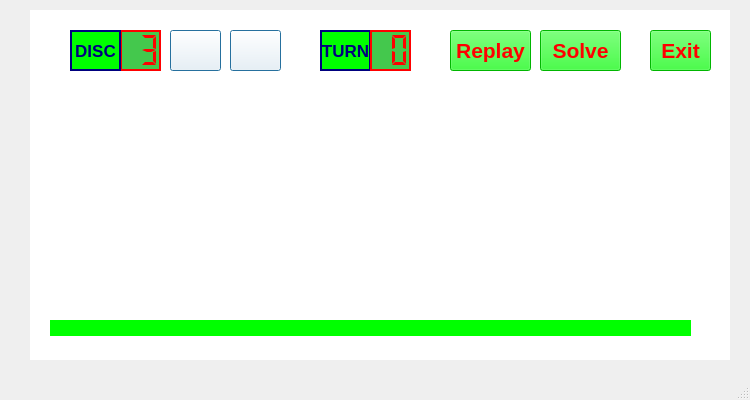
<?xml version="1.0" encoding="UTF-8"?>
<ui version="4.0">
 <class>MainWindow</class>
 <widget class="QMainWindow" name="MainWindow">
  <property name="geometry">
   <rect>
    <x>0</x>
    <y>0</y>
    <width>750</width>
    <height>400</height>
   </rect>
  </property>
  <property name="windowTitle">
   <string>MainWindow</string>
  </property>
  <widget class="QWidget" name="centralwidget">
   <widget class="QWidget" name="widget" native="true">
    <property name="geometry">
     <rect>
      <x>30</x>
      <y>10</y>
      <width>700</width>
      <height>350</height>
     </rect>
    </property>
    <property name="styleSheet">
     <string notr="true">background-color: rgb(255, 255, 255);</string>
    </property>
    <widget class="QPushButton" name="pbtn_replay">
     <property name="geometry">
      <rect>
       <x>420</x>
       <y>20</y>
       <width>81</width>
       <height>41</height>
      </rect>
     </property>
     <property name="font">
      <font>
       <pointsize>16</pointsize>
       <bold>true</bold>
       <strikeout>false</strikeout>
       <kerning>true</kerning>
      </font>
     </property>
     <property name="mouseTracking">
      <bool>false</bool>
     </property>
     <property name="styleSheet">
      <string notr="true">color: rgb(255, 0, 0);
background-color: rgb(0, 255, 0);</string>
     </property>
     <property name="text">
      <string>Replay</string>
     </property>
     <property name="iconSize">
      <size>
       <width>20</width>
       <height>20</height>
      </size>
     </property>
     <property name="autoDefault">
      <bool>false</bool>
     </property>
     <property name="default">
      <bool>false</bool>
     </property>
     <property name="flat">
      <bool>false</bool>
     </property>
    </widget>
    <widget class="QLabel" name="label_5">
     <property name="geometry">
      <rect>
       <x>20</x>
       <y>310</y>
       <width>641</width>
       <height>16</height>
      </rect>
     </property>
     <property name="styleSheet">
      <string notr="true">background-color: rgb(0, 255, 0);</string>
     </property>
     <property name="text">
      <string/>
     </property>
    </widget>
    <widget class="QPushButton" name="pbtn_down">
     <property name="geometry">
      <rect>
       <x>200</x>
       <y>20</y>
       <width>51</width>
       <height>41</height>
      </rect>
     </property>
     <property name="text">
      <string/>
     </property>
     <property name="icon">
      <iconset resource="Resource.qrc">
       <normaloff>:/image/icon/image/icon/down-arrow.png</normaloff>:/image/icon/image/icon/down-arrow.png</iconset>
     </property>
     <property name="iconSize">
      <size>
       <width>24</width>
       <height>24</height>
      </size>
     </property>
     <property name="default">
      <bool>true</bool>
     </property>
     <property name="flat">
      <bool>false</bool>
     </property>
    </widget>
    <widget class="QLCDNumber" name="lcd_Disc">
     <property name="geometry">
      <rect>
       <x>90</x>
       <y>20</y>
       <width>41</width>
       <height>41</height>
      </rect>
     </property>
     <property name="layoutDirection">
      <enum>Qt::LayoutDirection::LeftToRight</enum>
     </property>
     <property name="autoFillBackground">
      <bool>false</bool>
     </property>
     <property name="styleSheet">
      <string notr="true">color: rgb(255, 0, 0);
background-color: rgb(68, 200, 77);</string>
     </property>
     <property name="frameShape">
      <enum>QFrame::Shape::WinPanel</enum>
     </property>
     <property name="frameShadow">
      <enum>QFrame::Shadow::Plain</enum>
     </property>
     <property name="lineWidth">
      <number>7</number>
     </property>
     <property name="midLineWidth">
      <number>1</number>
     </property>
     <property name="smallDecimalPoint">
      <bool>false</bool>
     </property>
     <property name="digitCount">
      <number>2</number>
     </property>
     <property name="segmentStyle">
      <enum>QLCDNumber::SegmentStyle::Flat</enum>
     </property>
     <property name="intValue" stdset="0">
      <number>3</number>
     </property>
    </widget>
    <widget class="QPushButton" name="pbtn_up">
     <property name="geometry">
      <rect>
       <x>140</x>
       <y>20</y>
       <width>51</width>
       <height>41</height>
      </rect>
     </property>
     <property name="font">
      <font>
       <bold>false</bold>
       <strikeout>false</strikeout>
       <kerning>true</kerning>
      </font>
     </property>
     <property name="mouseTracking">
      <bool>false</bool>
     </property>
     <property name="text">
      <string/>
     </property>
     <property name="icon">
      <iconset resource="Resource.qrc">
       <normaloff>:/image/icon/image/icon/up-arrow.png</normaloff>:/image/icon/image/icon/up-arrow.png</iconset>
     </property>
     <property name="iconSize">
      <size>
       <width>24</width>
       <height>24</height>
      </size>
     </property>
     <property name="checkable">
      <bool>false</bool>
     </property>
     <property name="autoDefault">
      <bool>false</bool>
     </property>
     <property name="default">
      <bool>true</bool>
     </property>
     <property name="flat">
      <bool>false</bool>
     </property>
    </widget>
    <widget class="QLabel" name="label_2">
     <property name="geometry">
      <rect>
       <x>290</x>
       <y>20</y>
       <width>51</width>
       <height>41</height>
      </rect>
     </property>
     <property name="font">
      <font>
       <pointsize>13</pointsize>
       <bold>true</bold>
      </font>
     </property>
     <property name="styleSheet">
      <string notr="true">color: rgb(0, 0, 127);
background-color: rgb(0, 255, 0);</string>
     </property>
     <property name="frameShape">
      <enum>QFrame::Shape::WinPanel</enum>
     </property>
     <property name="text">
      <string>TURN</string>
     </property>
     <property name="textFormat">
      <enum>Qt::TextFormat::AutoText</enum>
     </property>
     <property name="alignment">
      <set>Qt::AlignmentFlag::AlignCenter</set>
     </property>
     <property name="wordWrap">
      <bool>false</bool>
     </property>
    </widget>
    <widget class="QLCDNumber" name="lcd_turn">
     <property name="geometry">
      <rect>
       <x>340</x>
       <y>20</y>
       <width>41</width>
       <height>41</height>
      </rect>
     </property>
     <property name="layoutDirection">
      <enum>Qt::LayoutDirection::LeftToRight</enum>
     </property>
     <property name="autoFillBackground">
      <bool>false</bool>
     </property>
     <property name="styleSheet">
      <string notr="true">color: rgb(255, 0, 0);
background-color: rgb(68, 200, 77);</string>
     </property>
     <property name="frameShape">
      <enum>QFrame::Shape::WinPanel</enum>
     </property>
     <property name="frameShadow">
      <enum>QFrame::Shadow::Plain</enum>
     </property>
     <property name="lineWidth">
      <number>7</number>
     </property>
     <property name="midLineWidth">
      <number>1</number>
     </property>
     <property name="smallDecimalPoint">
      <bool>false</bool>
     </property>
     <property name="digitCount">
      <number>2</number>
     </property>
     <property name="segmentStyle">
      <enum>QLCDNumber::SegmentStyle::Flat</enum>
     </property>
     <property name="intValue" stdset="0">
      <number>0</number>
     </property>
    </widget>
    <widget class="QGraphicsView" name="graphicsView">
     <property name="enabled">
      <bool>true</bool>
     </property>
     <property name="geometry">
      <rect>
       <x>40</x>
       <y>110</y>
       <width>600</width>
       <height>220</height>
      </rect>
     </property>
     <property name="sizePolicy">
      <sizepolicy hsizetype="Expanding" vsizetype="Expanding">
       <horstretch>0</horstretch>
       <verstretch>0</verstretch>
      </sizepolicy>
     </property>
     <property name="styleSheet">
      <string notr="true">background: transparent;</string>
     </property>
     <property name="frameShape">
      <enum>QFrame::Shape::NoFrame</enum>
     </property>
     <property name="verticalScrollBarPolicy">
      <enum>Qt::ScrollBarPolicy::ScrollBarAsNeeded</enum>
     </property>
     <property name="horizontalScrollBarPolicy">
      <enum>Qt::ScrollBarPolicy::ScrollBarAsNeeded</enum>
     </property>
     <property name="alignment">
      <set>Qt::AlignmentFlag::AlignBottom|Qt::AlignmentFlag::AlignHCenter</set>
     </property>
    </widget>
    <widget class="QLabel" name="label">
     <property name="geometry">
      <rect>
       <x>40</x>
       <y>20</y>
       <width>51</width>
       <height>41</height>
      </rect>
     </property>
     <property name="font">
      <font>
       <pointsize>13</pointsize>
       <bold>true</bold>
      </font>
     </property>
     <property name="styleSheet">
      <string notr="true">color: rgb(0, 0, 127);
background-color: rgb(0, 255, 0);</string>
     </property>
     <property name="frameShape">
      <enum>QFrame::Shape::WinPanel</enum>
     </property>
     <property name="text">
      <string>DISC</string>
     </property>
     <property name="textFormat">
      <enum>Qt::TextFormat::AutoText</enum>
     </property>
     <property name="alignment">
      <set>Qt::AlignmentFlag::AlignCenter</set>
     </property>
     <property name="wordWrap">
      <bool>false</bool>
     </property>
    </widget>
    <widget class="QPushButton" name="pbtn_solve">
     <property name="geometry">
      <rect>
       <x>510</x>
       <y>20</y>
       <width>81</width>
       <height>41</height>
      </rect>
     </property>
     <property name="font">
      <font>
       <pointsize>16</pointsize>
       <bold>true</bold>
       <strikeout>false</strikeout>
       <kerning>true</kerning>
      </font>
     </property>
     <property name="mouseTracking">
      <bool>false</bool>
     </property>
     <property name="styleSheet">
      <string notr="true">color: rgb(255, 0, 0);
background-color: rgb(0, 255, 0);</string>
     </property>
     <property name="text">
      <string>Solve</string>
     </property>
     <property name="iconSize">
      <size>
       <width>20</width>
       <height>20</height>
      </size>
     </property>
     <property name="autoDefault">
      <bool>false</bool>
     </property>
     <property name="default">
      <bool>false</bool>
     </property>
     <property name="flat">
      <bool>false</bool>
     </property>
    </widget>
    <widget class="QPushButton" name="pbt_exit">
     <property name="geometry">
      <rect>
       <x>620</x>
       <y>20</y>
       <width>61</width>
       <height>41</height>
      </rect>
     </property>
     <property name="font">
      <font>
       <pointsize>16</pointsize>
       <bold>true</bold>
       <strikeout>false</strikeout>
       <kerning>true</kerning>
      </font>
     </property>
     <property name="mouseTracking">
      <bool>false</bool>
     </property>
     <property name="styleSheet">
      <string notr="true">color: rgb(255, 0, 0);
background-color: rgb(0, 255, 0);</string>
     </property>
     <property name="text">
      <string>Exit</string>
     </property>
     <property name="iconSize">
      <size>
       <width>20</width>
       <height>20</height>
      </size>
     </property>
     <property name="autoDefault">
      <bool>false</bool>
     </property>
     <property name="default">
      <bool>false</bool>
     </property>
     <property name="flat">
      <bool>false</bool>
     </property>
    </widget>
   </widget>
  </widget>
  <widget class="QMenuBar" name="menubar">
   <property name="geometry">
    <rect>
     <x>0</x>
     <y>0</y>
     <width>750</width>
     <height>21</height>
    </rect>
   </property>
  </widget>
  <widget class="QStatusBar" name="statusbar"/>
 </widget>
 <resources>
  <include location="Resource.qrc"/>
 </resources>
 <connections/>
</ui>
